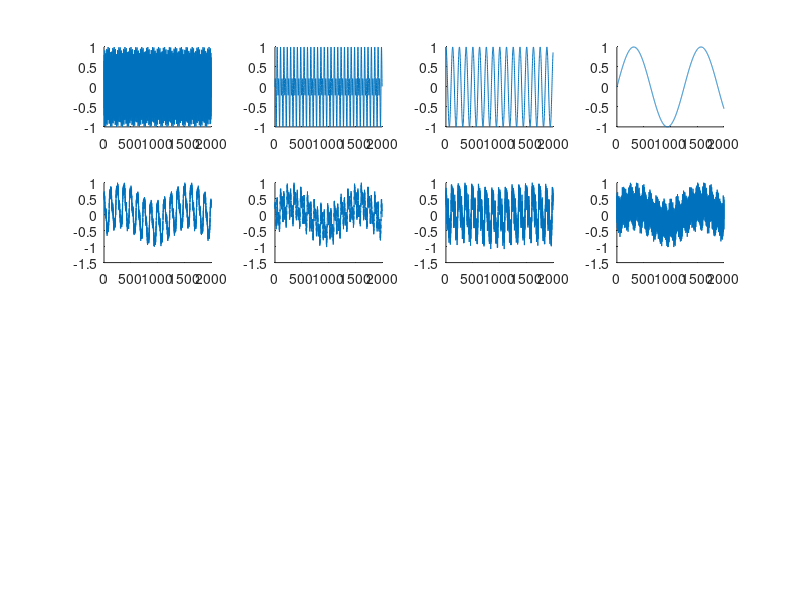

Reproduce this figure in MATLAB. (Note: this script raises an error after producing the figure.)
numtrainingcases=2000;
t = linspace(0,10,numtrainingcases);
orig_data = [sin(500*t) + 0.2*cos(100*t) ;
                sin(10*t).*cos(30*t)
                cos(10*t)
                sin(t)] ;
orig_data = 0.01*orig_data;
numdim = size(orig_data,1);
A = [0.2 0.3 0.8 0.4;
	0.1 0.5 0.2 0.3;
	0.4 0.7 0.7 0.1;
	0.6 0.1 0.2 0.3];
data = A*orig_data;
hold on;

for i=1:numdim
subplot(4,numdim,i);
hold on;
plot(orig_data(i,:)./max(orig_data(i,:)));
end
drawnow;

hold on;
for i=1:numdim
subplot(4,numdim,numdim*1+i);
hold on;
plot(data(i,:)./max(data(i,:)));
end
drawnow;

tic
independent = linear_parica(data);
toc
plot(independent)
hold on;
for i=1:numdim
subplot(4,numdim,numdim*2+i);
hold on;
plot(independent(i,:)./max(independent(i,:)));
end
drawnow;
